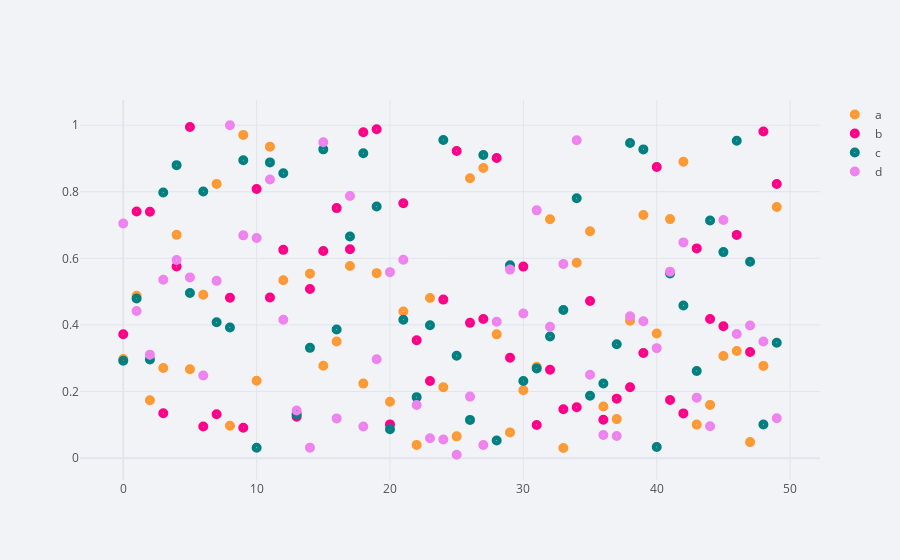

Notebook code for this chart:
### Code cell
df2.iplot(kind = 'scatter', mode = 'markers',symbol = 'circle-dot', colors = ['orange', 'pink', 'teal', 'violet'], size = 10)
